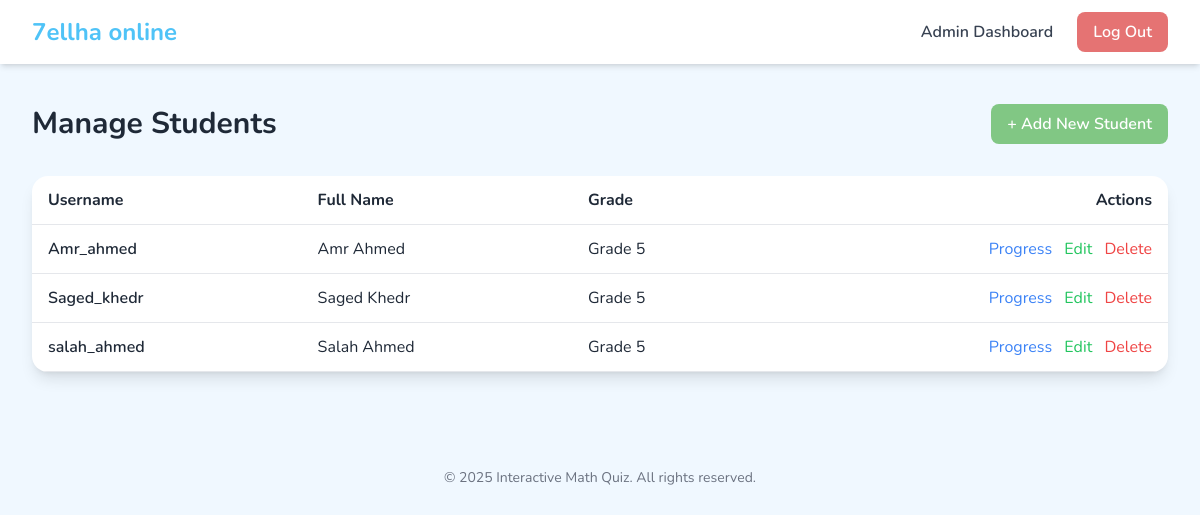
The page /management/students/ (signed in) on the database its author committed.
### apps/users/models.py (models this page shows, shortened)
class User(AbstractUser):
    class UserType(models.TextChoices):
        STUDENT = 'STUDENT', _('Student')
        ADMIN = 'ADMIN', _('Admin')
    user_type = models.CharField(
        _('User Type'),
        max_length=10,
        choices=UserType.choices,
        default=UserType.STUDENT
    )
    grade = models.ForeignKey(
        'academics.Grade',
        on_delete=models.SET_NULL,
        null=True,
        blank=True, # Admins won't have a grade, so this can be blank.
        related_name='students',
        verbose_name=_('Grade')
    )
    class Meta:
        verbose_name = _('User')
        verbose_name_plural = _('Users')

### apps/academics/models.py (models this page shows, shortened)
class Grade(models.Model):
    name = models.CharField(
        _('Grade Name'),
        max_length=100,
        unique=True,
        help_text=_("e.g., Grade 1, Grade 2")
    )
    description = models.TextField(
        _('Description'),
        blank=True,
        null=True,
        help_text=_("A brief description of the grade level.")
    )
    class Meta:
        verbose_name = _('Grade')
        verbose_name_plural = _('Grades')
        ordering = ['name'] # Ensures grades are ordered consistently.

### apps/dashboard/views.py (the view)
# urls.py: path('students/', UserListView.as_view(), name='user_list'),
class UserListView(AdminRequiredMixin, ListView):
    model = User
    template_name = 'dashboard/user_list.html'
    context_object_name = 'students'
    def get_queryset(self):
        return User.objects.filter(user_type='STUDENT').select_related('grade').order_by('username')

### apps/dashboard/views.py (called while the page is built)
def is_admin(user):
    return user.is_authenticated and user.user_type == 'ADMIN'

    def test_func(self):
        return is_admin(self.request.user)

### apps/core/templates/dashboard/user_list.html (shortened to what this page needs)
{% extends "base.html" %}
{% block content %}
<div class="max-w-6xl mx-auto">
    <div class="flex justify-between items-center mb-8">
        <h1 class="text-3xl font-bold text-gray-800">Manage Students</h1>
        <a href="{% url 'dashboard:student_add' %}" class="px-4 py-2 bg-brand-green text-white font-semibold rounded-lg hover:bg-opacity-90 transition">
            + Add New Student
        </a>
    </div>
    <div class="bg-white rounded-2xl shadow-lg overflow-hidden">
        <div class="overflow-x-auto">
            <table class="w-full text-left">
                <thead>
                    <tr class="border-b">
                        <th class="py-3 px-4">Username</th>
                        <th class="py-3 px-4">Full Name</th>
                        <th class="py-3 px-4">Grade</th>
                        <th class="py-3 px-4 text-right">Actions</th>
                    </tr>
                </thead>
                <tbody>
                    {% for student in students %}
                    <tr class="border-b hover:bg-gray-50">
                        <td class="py-3 px-4 font-semibold">{{ student.username }}</td>
                        <td class="py-3 px-4">{{ student.get_full_name|default:"N/A" }}</td>
                        <td class="py-3 px-4">{{ student.grade.name|default:"N/A" }}</td>
                        <td class="py-3 px-4 text-right space-x-2">
                            <a href="{% url 'dashboard:student_progress_detail' pk=student.pk %}" class="text-blue-500 hover:underline">Progress</a>
                            <a href="{% url 'dashboard:student_edit' pk=student.pk %}" class="text-green-500 hover:underline">Edit</a>
                            <a href="{% url 'dashboard:student_delete' pk=student.pk %}" class="text-red-500 hover:underline">Delete</a>
                        </td>
                    </tr>
                    {% empty %}
                    <tr><td colspan="4" class="text-center py-8 text-gray-500">No students have been created yet.</td></tr>
                    {% endfor %}
                </tbody>
            </table>
        </div>
    </div>
</div>
{% endblock %}

### apps/core/templates/base.html (style rules this page uses)
body { font-family: 'Nunito', sans-serif; background-color: #f0f8ff; }
.bg-brand-green { background-color: #81c784; }

### rows shown on the page
User: username "Amr_ahmed", get_full_name "Amr Ahmed", grade.name "Grade 5"
User: username "Saged_khedr", get_full_name "Saged Khedr", grade.name "Grade 5"
User: username "salah_ahmed", get_full_name "Salah Ahmed", grade.name "Grade 5"
